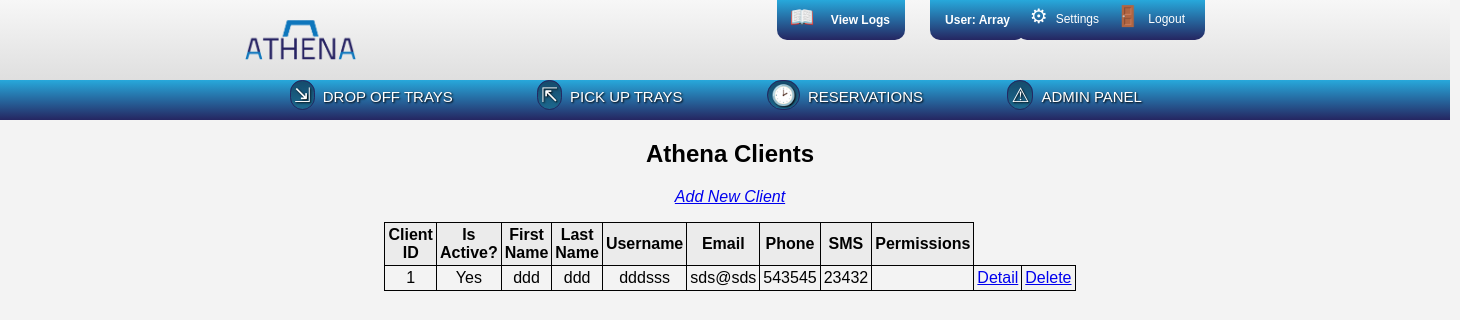
Page /www/clients/clients.php (signed in) on the committed database.
### tables this page shows
create table if not exists clients 
( cli_id    int(10)      not null auto_increment,
  active    int(1)       not null default 1,
  fname     varchar(255) not null default '',
  lname     varchar(255) not null default '',
  uname     varchar(36)  not null default '',
  pwd       varchar(36)  not null default '',
  email     varchar(255) not null default '',
  phone     varchar(25)  not null default '',
  sms       varchar(25)  not null default '',
  perm      varchar(80)  not null default '',
  primary key (cli_id)
);

### www/utils/dbConnector.php (called while the page is built, shortened)
<?php
	class dbConnector implements dbConnectInfo {
		protected static $server = dbConnectInfo::HOST;
		protected static $db = dbConnectInfo::DBNAME;
		protected static $user = dbConnectInfo::USER;
		protected static $pass = dbConnectInfo::PW;
		public function doConnect() {
			$hookup = mysqli_connect(self::$server, self::$user, self::$pass, self::$db);
			return $hookup;
		}
	}
?>

### www/utils/dbWorker.php (called while the page is built, shortened)
<?php
	require_once("dbConnector.php");
	class dbWorker extends dbConnector {
		private $connection;
		public function __construct() {
			$this->connection = $this->doConnect();
		}
		public function query($sql) {
			return mysqli_query($this->connection, $sql);
		}
	}
?>

### www/clients/clients.php (the view, shortened to what this page needs)
<?php
	$worker = new dbWorker();
	echo "<div class='adminTable'>";
	echo "<h2>Athena Clients</h2>";
	echo "<em><a href='addNewClient.php'>Add New Client</a></em>";
	$sql = "SELECT * FROM clients";
	if($result = $worker->query($sql)) {
		$table = "<table>" .
		"<tr><th>Client ID</th><th>Is Active?</th><th>First Name</th><th>Last Name</th><th>Username</th><th>Email</th><th>Phone</th><th>SMS</th><th>Permissions</th></tr>";
		while($row = mysqli_fetch_assoc($result)) {
			extract($row);
			$isActive = ($active == 1) ? "Yes" : "No";
			$table .= ("<tr><td>$cli_id</td><td>$isActive</td><td>$fname</td><td>$lname</td><td>$uname</td>" .
			"<td>$email</td><td>$phone</td><td>$sms</td><td>$perm</td>" .
			"<td><a href='clientDetail.php?cid=$cli_id'>Detail</a></td><td><a href='deleteClient.php?cid=$cli_id'>Delete</a></td>");
		}
		$table .= "</table>";
		echo "<p>$table</p>";
		echo "</div>";
	} else {
		echo "Error connecting to database.";
	}
?>

### www/styles.css (style rules this page uses)
* { background: none repeat scroll 0% 0% transparent; }
body { font-family: helvetica, sans-serif; margin: 0; background: #f3f3f3; overflow-x:hidden; }
.main table, .main th, .main td { margin-top: 10px; margin-bottom: 10px; padding: 3px; max-width: 400px; word-wrap: break-word; border-collapse: collapse; }
.adminTable th, .adminTable td { border: 1px solid black; margin-top: 10px; margin-bottom: 10px; padding: 3px; max-width: 400px; word-wrap: break-word; border-collapse: collapse; }
.adminTable th { background: #EBEBEB; max-width: 500px; }
.main table { width: 300px; margin-left: auto; margin-right: auto; }
.main div { margin-left: auto; margin-right: auto; }

### rows in the picture
clients: cli_id "1", active "Yes", fname "ddd", lname "ddd", uname "dddsss", email "sds@sds", phone "543545", sms "23432"

### other values in the picture
$userStr "Array"
